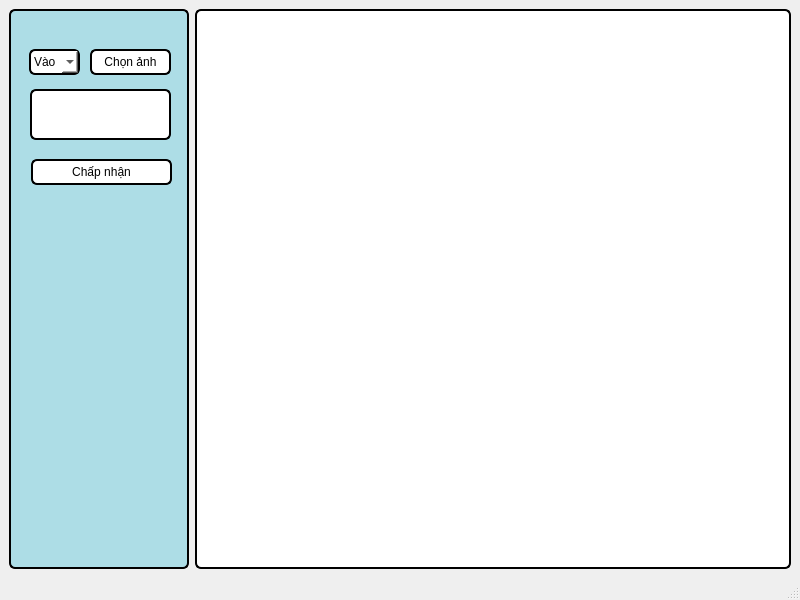
<?xml version="1.0" encoding="UTF-8"?>
<ui version="4.0">
 <class>MainWindow</class>
 <widget class="QMainWindow" name="MainWindow">
  <property name="geometry">
   <rect>
    <x>0</x>
    <y>0</y>
    <width>800</width>
    <height>600</height>
   </rect>
  </property>
  <property name="windowTitle">
   <string>MainWindow</string>
  </property>
  <widget class="QWidget" name="centralwidget">
   <layout class="QGridLayout" name="gridLayout">
    <item row="0" column="1">
     <widget class="QFrame" name="qframe_widget">
      <property name="styleSheet">
       <string notr="true">background-color: rgb(255, 255, 255);
border: 2px solid black;
border-radius: 6px;</string>
      </property>
      <property name="frameShape">
       <enum>QFrame::StyledPanel</enum>
      </property>
      <property name="frameShadow">
       <enum>QFrame::Raised</enum>
      </property>
     </widget>
    </item>
    <item row="0" column="0">
     <widget class="QGroupBox" name="groupBox">
      <property name="maximumSize">
       <size>
        <width>180</width>
        <height>16777215</height>
       </size>
      </property>
      <property name="styleSheet">
       <string notr="true">background-color: rgb(173, 221, 230);
border: 2px solid black;
border-radius: 6px;
</string>
      </property>
      <property name="title">
       <string/>
      </property>
      <widget class="QComboBox" name="combo_options">
       <property name="geometry">
        <rect>
         <x>20</x>
         <y>40</y>
         <width>51</width>
         <height>26</height>
        </rect>
       </property>
       <property name="sizePolicy">
        <sizepolicy hsizetype="Expanding" vsizetype="Expanding">
         <horstretch>0</horstretch>
         <verstretch>0</verstretch>
        </sizepolicy>
       </property>
       <property name="minimumSize">
        <size>
         <width>0</width>
         <height>0</height>
        </size>
       </property>
       <property name="styleSheet">
        <string notr="true">background-color: rgb(255, 255, 255);
border: 2px solid black;
border-radius: 6px;</string>
       </property>
       <item>
        <property name="text">
         <string>Vào</string>
        </property>
       </item>
      </widget>
      <widget class="QPushButton" name="btn_choose_file">
       <property name="geometry">
        <rect>
         <x>81</x>
         <y>40</y>
         <width>81</width>
         <height>26</height>
        </rect>
       </property>
       <property name="sizePolicy">
        <sizepolicy hsizetype="Expanding" vsizetype="Fixed">
         <horstretch>0</horstretch>
         <verstretch>0</verstretch>
        </sizepolicy>
       </property>
       <property name="minimumSize">
        <size>
         <width>0</width>
         <height>0</height>
        </size>
       </property>
       <property name="styleSheet">
        <string notr="true">QPushButton {
            background-color: rgb(255, 255, 255); 
        }
QPushButton:pressed {
            background-color: rgb(127, 127, 127);
        }</string>
       </property>
       <property name="text">
        <string>Chọn ảnh</string>
       </property>
      </widget>
      <widget class="QPushButton" name="btn_start">
       <property name="geometry">
        <rect>
         <x>22</x>
         <y>150</y>
         <width>141</width>
         <height>26</height>
        </rect>
       </property>
       <property name="minimumSize">
        <size>
         <width>0</width>
         <height>0</height>
        </size>
       </property>
       <property name="styleSheet">
        <string notr="true">QPushButton {
            background-color: rgb(255, 255, 255); 
        }
QPushButton:pressed {
            background-color: rgb(127, 127, 127);
        }</string>
       </property>
       <property name="text">
        <string>Chấp nhận</string>
       </property>
      </widget>
      <widget class="QTextEdit" name="qtext_file_path">
       <property name="geometry">
        <rect>
         <x>21</x>
         <y>80</y>
         <width>141</width>
         <height>51</height>
        </rect>
       </property>
       <property name="styleSheet">
        <string notr="true">background-color: rgb(255, 255, 255);
border: 2px solid black;
border-radius: 6px;</string>
       </property>
       <property name="html">
        <string>&lt;!DOCTYPE HTML PUBLIC &quot;-//W3C//DTD HTML 4.0//EN&quot; &quot;http://www.w3.org/TR/REC-html40/strict.dtd&quot;&gt;
&lt;html&gt;&lt;head&gt;&lt;meta name=&quot;qrichtext&quot; content=&quot;1&quot; /&gt;&lt;style type=&quot;text/css&quot;&gt;
p, li { white-space: pre-wrap; }
&lt;/style&gt;&lt;/head&gt;&lt;body style=&quot; font-family:'MS Shell Dlg 2'; font-size:8.25pt; font-weight:400; font-style:normal;&quot;&gt;
&lt;p style=&quot;-qt-paragraph-type:empty; margin-top:0px; margin-bottom:0px; margin-left:0px; margin-right:0px; -qt-block-indent:0; text-indent:0px; font-family:'.AppleSystemUIFont'; font-size:13pt;&quot;&gt;&lt;br /&gt;&lt;/p&gt;&lt;/body&gt;&lt;/html&gt;</string>
       </property>
      </widget>
     </widget>
    </item>
   </layout>
  </widget>
  <widget class="QMenuBar" name="menubar">
   <property name="geometry">
    <rect>
     <x>0</x>
     <y>0</y>
     <width>800</width>
     <height>21</height>
    </rect>
   </property>
  </widget>
  <widget class="QStatusBar" name="statusbar"/>
 </widget>
 <resources/>
 <connections/>
</ui>
